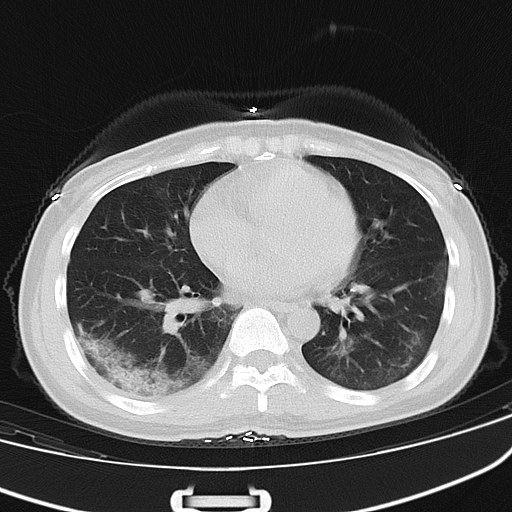
#> input picture Gambar/COVID2_CT/5d5d5 (10).jpg, 512 x 512 px, found by its file name; its folder holds only this picture in this run
$ jupyter execute Update_ProjekPCD.ipynb
#> lines starting #> are read from the running program, lines starting #| are printed output that depends on the picture
[cell 1]
import os
import cv2
import numpy as np
import matplotlib.pyplot as plt

## Membaca Semua Gambar Yang ada di Folder "Gambar"

Kode di bawah ini merupakan sebuah fungsi gambar yang digunakan untuk membaca dan memproses gambar-gambar dalam sebuah folder.

Pada awal fungsi, sebuah dictionary kosong dengan nama Baca_gambar dibuat untuk menyimpan informasi tentang gambar-gambar yang telah dibaca. Selanjutnya, sebuah subplot dengan satu baris (nrows=1) dan kolom sebanyak jumlah gambar dalam folder (ncols=len(os.listdir(folder))) dibuat menggunakan plt.subplots. Ukuran subplot ditentukan dengan parameter figsize=(10, 5).

Selanjutnya, dilakukan perulangan untuk setiap label (folder) dalam direktori folder yang diberikan sebagai parameter menggunakan fungsi os.listdir(folder) dan fungsi enumerate untuk mendapatkan indeks (i) dan label. Pada setiap iterasi, path lengkap menuju folder tersebut disusun menggunakan os.path.join dan disimpan dalam variabel label_path.

Jika label_path merupakan sebuah direktori (folder) menggunakan fungsi os.path.isdir(label_path), maka pesan "Memproses gambar pada folder: {label}" akan dicetak. Selanjutnya, dilakukan perulangan kedua untuk setiap file dalam folder tersebut menggunakan fungsi os.listdir(label_path) dan fungsi enumerate untuk mendapatkan indeks (j) dan nama file. Namun, jika j ≥ 1 (dalam kode diset agar hanya satu gambar yang diambil per folder), maka perulangan dihentikan menggunakan break.

Selanjutnya, path lengkap menuju file gambar disusun menggunakan os.path.join dan disimpan dalam variabel file_path. Gambar tersebut dibaca menggunakan cv2.imread dan disimpan dalam variabel img.

Gambar tersebut kemudian ditampilkan dalam subplot menggunakan update[i].imshow setelah dikonversi ke mode warna RGB menggunakan cv2.cvtColor(img, cv2.COLOR_BGR2RGB). Judul subplot diatur sesuai dengan label menggunakan update[i].set_title(label).

Jika label_path tidak merupakan sebuah direktori (folder), maka pesan "Label '{label}' tidak dalam direktori" akan dicetak.

Setelah perulangan selesai, pesan "Penginputan Seluruh Gambar selesai^^" dicetak. Tampilan subplot dengan gambar-gambar hasilnya ditampilkan menggunakan plt.show(). Selanjutnya, dictionary Baca_gambar yang berisi informasi tentang gambar-gambar yang telah dibaca dikembalikan sebagai output dari fungsi.

Pada bagian akhir kode, terdapat pemanggilan fungsi gambar dengan memberikan path folder yang berisi gambar-gambar sebagai argumen. Hasilnya disimpan dalam variabel Hasil_Gambar.

[cell 2]
def gambar(folder):
    Baca_gambar = {}
    fig, update = plt.subplots(nrows=1, ncols=len(os.listdir(folder)), figsize=(10, 5))

    for i, label in enumerate(os.listdir(folder)):
        label_path = os.path.join(folder, label)

        if os.path.isdir(label_path):
            print(f"Memproses gambar pada folder: {label}")

            for j, filename in enumerate(os.listdir(label_path)):
                if j >= 1: # kalo mau rubah gambarnya ganti nilainya
                    break  # Hanya mengambil satu gambar per folder
                file_path = os.path.join(label_path, filename)
                img = cv2.imread(file_path)
#> img is the input picture: shape (512, 512, 3); min 2, max 255, mean 90.3

                # Menampilkan gambar secara horizontal
                update[i].imshow(cv2.cvtColor(img, cv2.COLOR_BGR2RGB))
                update[i].set_title(label)
        else:
            print(f"Label '{label}' tidak dalam direktori")

    print('===========================================')
    print("Penginputan Seluruh Gambar selesai^^")
    plt.show()
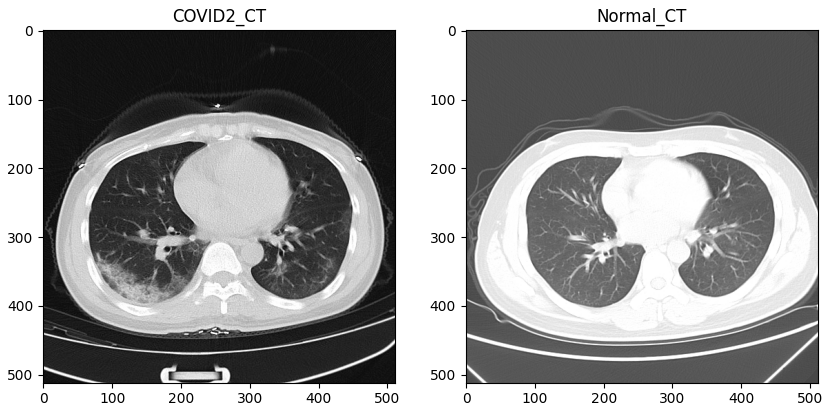
#> figure drawn by matplotlib, 2 panels
    return Baca_gambar

# Folder yang berisi gambar
folder_path = r'/Users/magistraaptam/Downloads/Update_Projek PCD_TURU ZZZZZ/Gambar'

# Memanggil fungsi untuk membaca dan memproses gambar dalam folder
Hasil_Gambar = gambar(folder_path)

## Merubah Ukuran dan Memrubah Gambar Menjadi Grayscale

Fungsi resize_image di atas adalah sebuah fungsi yang digunakan untuk meresize (mengubah ukuran) gambar. Fungsi ini menerima tiga parameter masukan: image (gambar yang akan diresize), new_width (lebar baru), dan new_height (tinggi baru).

Pertama, fungsi ini mengambil ukuran asli gambar dengan menggunakan atribut shape pada objek gambar. Atribut shape mengembalikan sebuah tuple yang berisi tinggi (height) dan lebar (width) dari gambar. Kemudian, dilakukan perhitungan faktor skala (scale_x dan scale_y) dengan membagi lebar dan tinggi baru dengan lebar dan tinggi asli gambar.

Selanjutnya, fungsi ini membuat array kosong resized_image dengan ukuran baru menggunakan fungsi np.zeros. Array ini akan digunakan untuk menyimpan gambar hasil resize.

Fungsi kemudian melakukan perulangan untuk setiap pixel pada gambar baru (new_height dan new_width). Pada setiap iterasi, fungsi menghitung koordinat sumber (src_x dan src_y) dari gambar asli berdasarkan faktor skala. Koordinat ini akan mengindikasikan posisi pixel pada gambar asli yang akan digunakan untuk memperoleh nilai pixel pada gambar baru.

Setelah mendapatkan koordinat sumber, fungsi mengambil nilai pixel dari gambar asli (image[src_y, src_x]) dan menetapkannya ke posisi yang sesuai pada gambar hasil resize (resized_image[y, x]).

Setelah selesai melakukan perulangan, fungsi mengembalikan gambar hasil resize (resized_image) sebagai output.

[cell 3]
def resize_image(image, new_width, new_height):
#> called with new_width = 250, new_height = 250
    height, width = image.shape[:2]
    scale_x = new_width / width
    scale_y = new_height / height
    resized_image = np.zeros((new_height, new_width), dtype=np.uint8)

    for y in range(new_height):
        for x in range(new_width):
            src_x = int(x / scale_x)
            src_y = int(y / scale_y)
            resized_image[y, x] = image[src_y, src_x]
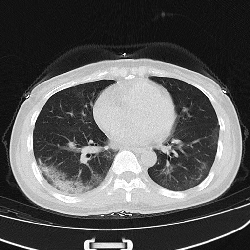
#> resized_image: shape (250, 250); min 5, max 255, mean 90.1

    return resized_image

[cell 4]
# Ukuran yang diinginkan
new_width = 250
new_height = 250

Kode di bawah ini  digunakan untuk memproses gambar-gambar yang terdapat dalam suatu folder. Pertama, kode membuat subplot menggunakan fungsi plt.subplots. Jumlah subplot yang dibuat sesuai dengan jumlah file yang ada dalam folder.

Kemudian, dilakukan perulangan menggunakan enumerate untuk setiap file dalam folder. Setiap iterasi, dilakukan pengecekan apakah elemen tersebut merupakan sebuah folder menggunakan fungsi os.path.isdir(). Jika iya, maka perulangan kedua dilakukan untuk setiap file dalam folder tersebut.

Selanjutnya, dibentuk path lengkap menuju file menggunakan os.path.join dengan menggabungkan path folder dengan nama file. Gambar kemudian dibaca menggunakan fungsi cv2.imread dengan mode grayscale (cv2.IMREAD_GRAYSCALE), yang menghasilkan gambar dalam skala keabuan.

Gambar yang telah dibaca kemudian diresize menggunakan fungsi resize_image, dengan parameter masukan gambar, lebar baru, dan tinggi baru. Gambar hasil resize disimpan dalam variabel resized_img.

Setelah itu, gambar hasil resize ditampilkan pada subplot yang sesuai menggunakan metode imshow dan diberi judul sesuai dengan nama folder. cmap='gray' digunakan untuk menampilkan gambar dalam skala keabuan.

Setelah selesai melakukan perulangan, semua subplot yang telah diupdate ditampilkan menggunakan plt.show(). Ini akan menampilkan gambar-gambar hasil proses dalam satu jendela tampilan.

[cell 5]
# Memproses gambar pada folder
fig, update = plt.subplots(nrows=1, ncols=len(os.listdir(folder_path)), figsize=(15, 7))

for i, label in enumerate(os.listdir(folder_path)):
    label_path = os.path.join(folder_path, label)

    if os.path.isdir(label_path):
        for j, filename in enumerate(os.listdir(label_path)):
            if j >= 1: # kalo mau rubah gambarnya ganti nilainya
                break  # Hanya mengambil satu gambar per folder
            file_path = os.path.join(label_path, filename)
            img = cv2.imread(file_path, cv2.IMREAD_GRAYSCALE)

            resized_img = resize_image(img, new_width, new_height)

            # Menampilkan gambar
            update[i].imshow(resized_img, cmap='gray')
            update[i].set_title(label)

plt.show()
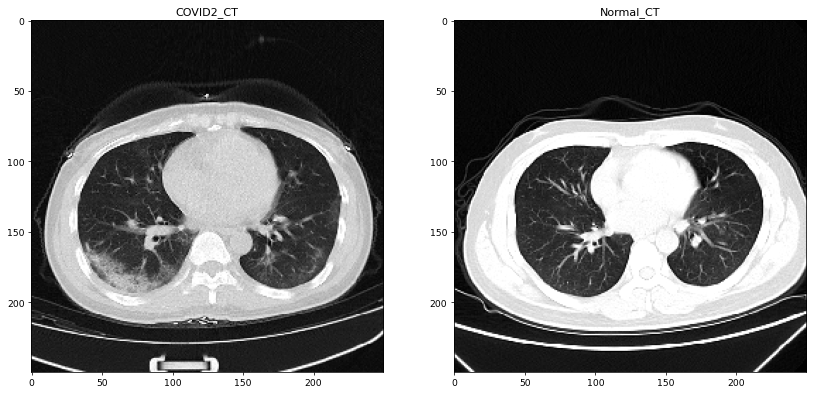
#> figure drawn by matplotlib, 2 panels

## Melakukan Invers

fungsi invert_image membutuhkan satu parameter berumpa image yang kemudian setiap piksel akan dikurangi dengan 255 untuk mendapatkan hasil invers dari gambar tersebut.

[cell 6]
def invert_image(image):
    inverted_image = 255 - image  # Melakukan inversi dengan mengurangi setiap nilai piksel dari 255
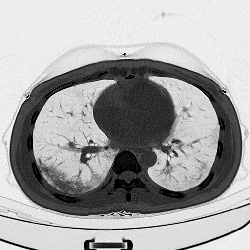
#> inverted_image: shape (250, 250); min 0, max 250, mean 164.9
    return inverted_image

Kode tersebut menginisialisasi sebuah subplot dengan menggunakan plt.subplots, dengan nrows=1 dan ncols=len(os.listdir(folder_path)). Ini berarti subplot akan memiliki satu baris dan jumlah kolom yang sesuai dengan jumlah file dalam folder. Ukuran subplot ditentukan dengan figsize=(15, 7).

Selanjutnya, dilakukan perulangan menggunakan enumerate untuk setiap label (nama folder) yang ada dalam folder. Variabel i merupakan indeks label dalam perulangan, sedangkan variabel label berisi nama folder.

Kemudian, dibentuk path lengkap menuju folder yang sedang diproses dengan menggunakan os.path.join untuk menggabungkan path folder dengan nama label.

Setelah itu, dilakukan pengecekan apakah elemen yang sedang diproses merupakan sebuah folder menggunakan os.path.isdir(). Jika iya, maka dilakukan perulangan kedua menggunakan enumerate untuk setiap file dalam folder tersebut.

Dalam setiap iterasi perulangan kedua, terdapat kondisi if j >= 1 yang membatasi agar hanya diambil satu gambar per folder. Jika kondisi ini terpenuhi, perulangan kedua akan dihentikan menggunakan break.

Selanjutnya, dibentuk path lengkap menuju file menggunakan os.path.join dengan menggabungkan path folder dengan nama file. Gambar kemudian dibaca menggunakan cv2.imread dengan mode grayscale (cv2.IMREAD_GRAYSCALE), sehingga gambar akan diubah menjadi skala keabuan.

Setelah itu, gambar yang telah dibaca akan diresize menggunakan fungsi resize_image dengan parameter masukan berupa gambar, lebar baru, dan tinggi baru. Gambar hasil resize akan disimpan dalam variabel resized_img.

Setelah itu, gambar hasil resize akan diinvers menggunakan fungsi invert_image (tidak terdlihat dalam kode yang diberikan). Variabel inverted_img akan berisi gambar hasil invers.

Terakhir, gambar hasil invers akan ditampilkan pada subplot yang sesuai menggunakan metode imshow dengan argumen inverted_img dan cmap='gray' untuk menampilkan gambar dalam skala keabuan. Judul subplot akan disesuaikan dengan nama folder menggunakan metode set_title.

Setelah selesai melakukan perulangan, semua subplot yang telah diupdate akan ditampilkan menggunakan plt.show(), sehingga akan muncul jendela tampilan yang menampilkan gambar-gambar hasil proses.

[cell 7]
# Memproses gambar pada folder
fig, update = plt.subplots(nrows=1, ncols=len(os.listdir(folder_path)), figsize=(15, 7))

for i, label in enumerate(os.listdir(folder_path)):
    label_path = os.path.join(folder_path, label)

    if os.path.isdir(label_path):
        for j, filename in enumerate(os.listdir(label_path)):
            if j >= 1: # kalo mau rubah gambarnya ganti nilainya
                break  # Hanya mengambil satu gambar per folder
            file_path = os.path.join(label_path, filename)
            img = cv2.imread(file_path, cv2.IMREAD_GRAYSCALE)

            resized_img = resize_image(img, new_width, new_height)
            inverted_img = invert_image(resized_img)

            # Menampilkan gambar
            update[i].imshow(inverted_img, cmap='gray')
            update[i].set_title(label)

plt.show()
#> (the rest of the program and of its run is left out)
